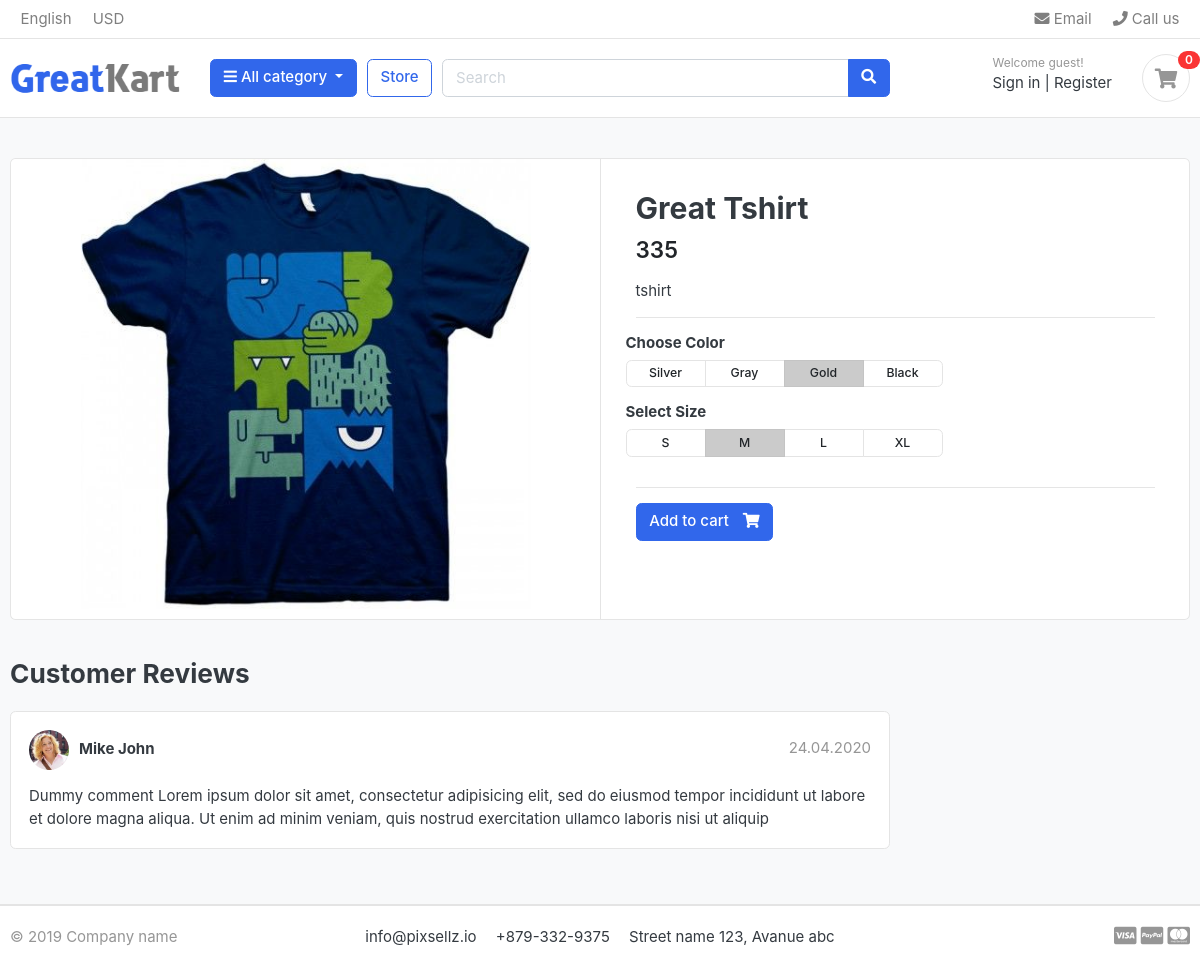
Before: /store/category/t-shirt/great-tshirt/ with the older database file.
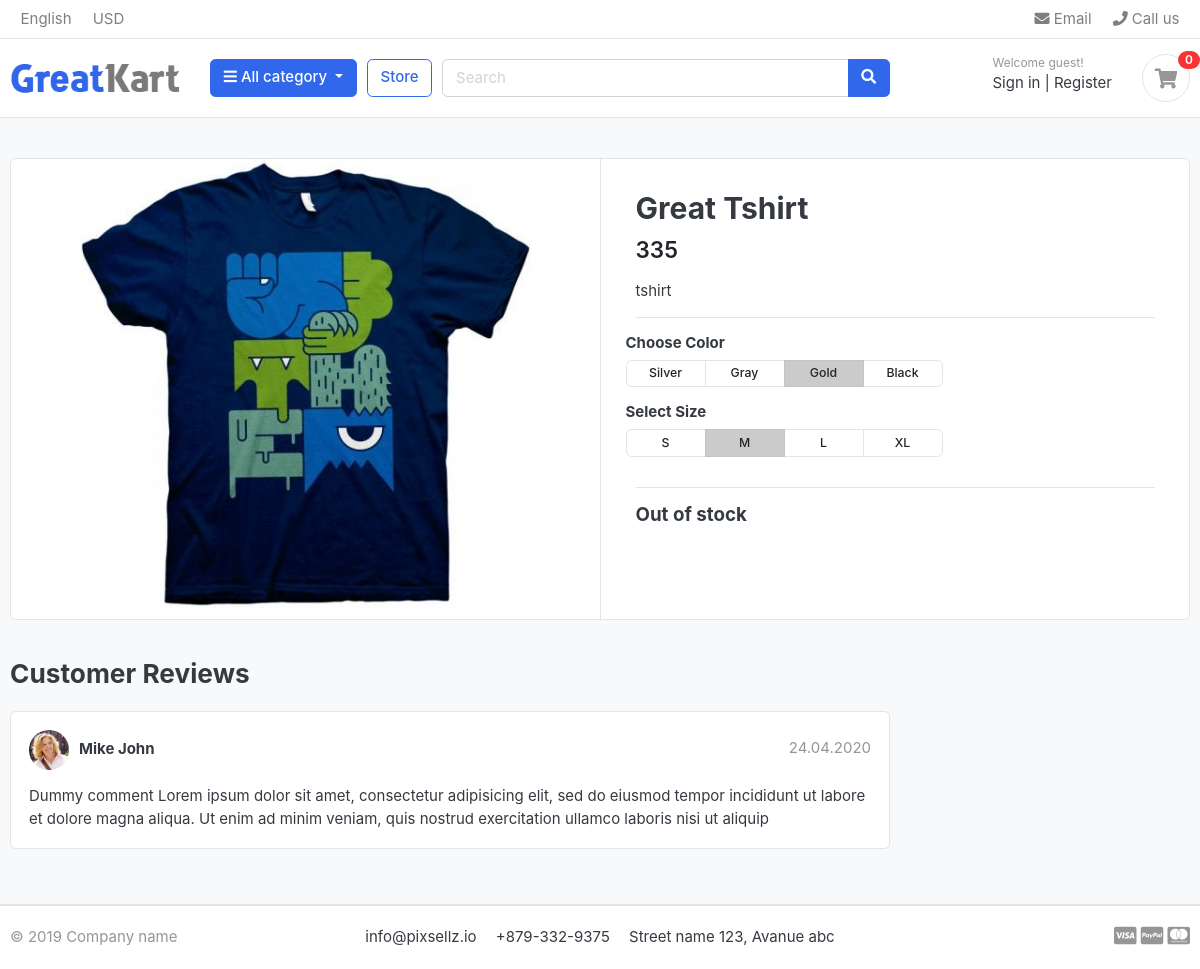
After: the same page with the newer database file.
### store/views.py (the view)
# urls.py: path('category/<slug:category_slug>/<slug:product_slug>/', views.product_detail, name='product_detail'),
def product_detail(request, category_slug, product_slug):
    try:
        single_product = Product.objects.get(category__slug=category_slug, slug=product_slug)
        in_cart = CartItem.objects.filter(cart__cart_id=_cart_id(request), product=single_product).exists()
    except Exception as e:
        raise e
    context = {
        'single_product': single_product,
        'in_cart': in_cart
    }
    return render(request, 'store/product_detail.html', context=context)

### cart/context_processors.py (called while the page is built)
def counter(request):
    cart_count = 0
    if 'admin' in request.path:
        return {}
    else:
        try:
            cart = Cart.objects.filter(cart_id=_cart_id(request))
            cart_items = CartItem.objects.all().filter(cart=cart[:1])
            for cart_item in cart_items:
                cart_count += cart_item.quantity
        except Cart.DoesNotExist:
            cart_count = 0
    return dict(cart_count=cart_count)

### cart/views.py (called while the page is built)
def _cart_id(request):
    cart = request.session.session_key
    if not cart:
        cart = request.session.create()
    return cart

### category/context_processers.py (called while the page is built)
def menu_links(request):
    links = Category.objects.all()
    return dict(links=links)

### category/models.py (called while the page is built)
    def get_slug_url(self):
        return reverse('products_by_category', args=[self.slug])

### templates/store/product_detail.html
{% extends 'base.html' %}
{% load static %}
{% block content %}
<section class="section-content padding-y bg">
<div class="container">
<div class="card">
	<div class="row no-gutters">
		<aside class="col-md-6">
<article class="gallery-wrap">
	<div class="img-big-wrap">
	   <a href="#"><img src="{{ single_product.Image.url }}"></a>
	</div>
</article>
		</aside>
		<main class="col-md-6 border-left">
<article class="content-body">
<h2 class="title">{{ single_product.product_name }}</h2>
<div class="mb-3">
	<var class="price h4">{{ single_product.price }}</var>
</div>
<p>{{ single_product.description}}</p>
<hr>
	<div class="row">
		<div class="item-option-select">
			<h6>Choose Color</h6>
			<div class="btn-group btn-group-sm btn-group-toggle" data-toggle="buttons">
			  <label class="btn btn-light">
			    <input type="radio" name="radio_color"> Silver
			  </label>
			  <label class="btn btn-light">
			    <input type="radio" name="radio_color" > Gray
			  </label>
			  <label class="btn btn-light active">
			    <input type="radio" name="radio_color checked"> Gold
			  </label>
			  <label class="btn btn-light">
			    <input type="radio" name="radio_color"> Black
			  </label>
			</div>
		</div>
	</div>
	<div class="row">
		<div class="item-option-select">
			<h6>Select Size</h6>
			<div class="btn-group btn-group-sm btn-group-toggle" data-toggle="buttons">
			  <label class="btn btn-light">
			    <input type="radio" name="radio_color"> S
			  </label>
			  <label class="btn btn-light active">
			    <input type="radio" name="radio_color" checked> M
			  </label>
			  <label class="btn btn-light">
			    <input type="radio" name="radio_color"> L
			  </label>
			  <label class="btn btn-light">
			    <input type="radio" name="radio_color"> XL
			  </label>
			</div>
		</div>
	</div>
	<hr>
	{% if single_product.stock <= 0 %}
	<h5> Out of stock </h5>
	{% else %}
	 	{% if in_cart %}
			<a href="#" class="btn  btn-success"> <span class="text">Added to cart</span> <i class="fas fa-check"></i>  </a>
			<a href="{% url 'cart' %}" class="btn  btn-primary"> <span class="text">View Cart</span> <i class="fas fa-eye"></i>  </a>
		{% else %}
			<a href="{% url 'add_cart' single_product.id %}" class="btn  btn-primary"> <span class="text">Add to cart</span> <i class="fas fa-shopping-cart"></i>  </a>
		{% endif %}
	{% endif %}
</article>
		</main>
	</div>
</div>
<br>
<div class="row">
			<div class="col-md-9">
	<header class="section-heading">
		<h3>Customer Reviews </h3>
	</header>
	<article class="box mb-3">
		<div class="icontext w-100">
			<img src="{% static './images/avatars/avatar1.jpg' %}" class="img-xs icon rounded-circle">
			<div class="text">
				<span class="date text-muted float-md-right">24.04.2020 </span>
				<h6 class="mb-1">Mike John </h6>
			</div>
		</div>
		<div class="mt-3">
			<p>
				Dummy comment Lorem ipsum dolor sit amet, consectetur adipisicing elit, sed do eiusmod
				tempor incididunt ut labore et dolore magna aliqua. Ut enim ad minim veniam,
				quis nostrud exercitation ullamco laboris nisi ut aliquip
			</p>
		</div>
	</article>
	</div>
</div>
</div>
</section>
{% endblock %}

Changed rows visible on the page:
changed Product "Great Tshirt": stock 12 → 0 (drawn)
Other visible differences:
text no longer shown: "Add to cart"
text now shown: "Out of stock"
